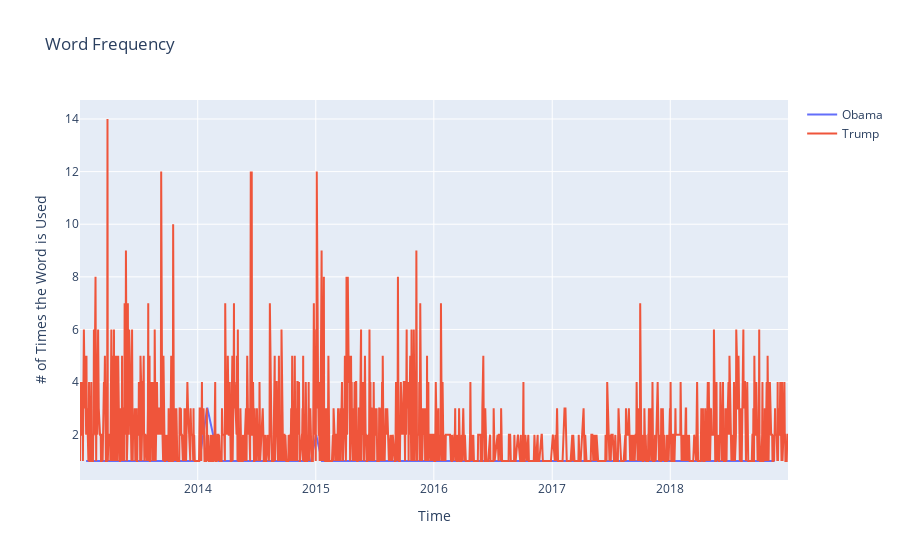

This figure's notebook cell:
### Code cell
show_word_frequency('great')

### Figure 1 — Plotly figure (JSON) as saved in the notebook; plotly's stock layout.template omitted (floating-point values rounded to 4 significant figures; data arrays with more than 128 entries replaced by an {"elided": "..."} marker saying what was removed)
{"data": [{"name": "Obama", "type": "scatter", "x": ["2018-11-20", "2018-10-11", "2018-02-22", "2016-09-02", "2016-06-04", "2016-05-02", "2016-02-09", "2016-01-12", "2015-12-29", "2015-12-22", "2015-12-15", "2015-11-20", "2015-08-25", "2015-08-06", "2015-08-04", "2015-07-30", "2015-05-23", "2015-05-15", "2015-05-02", "2015-04-22", "2015-04-20", "2015-04-09", "2015-03-18", "2015-03-07", "2015-01-20", "2015-01-02", "2014-12-17", "2014-10-31", "2014-10-03", "2014-10-02", "2014-09-16", "2014-07-17", "2014-06-30", "2014-06-13", "2014-05-28", "2014-04-01", "2014-03-07", "2014-01-31", "2014-01-30", "2014-01-06", "2013-12-29", "2013-12-01", "2013-11-23", "2013-11-20", "2013-11-19", "2013-08-29", "2013-08-28", "2013-08-22", "2013-08-14", "2013-08-13", "2013-08-04", "2013-07-17", "2013-07-05", "2013-06-21", "2013-06-07", "2013-04-02", "2013-03-28", "2013-03-07", "2013-02-12", "2013-02-11", "2013-02-07", "2013-01-21"], "y": [1, 1, 1, 1, 1, 1, 1, 1, 1, 1, 1, 1, 1, 1, 1, 1, 1, 1, 1, 1, 1, 1, 1, 1, 1, 2, 1, 1, 1, 1, 1, 1, 1, 1, 1, 1, 1, 3, 3, 1, 1, 1, 1, 1, 1, 1, 1, 1, 1, 1, 1, 1, 1, 1, 1, 1, 1, 1, 1, 1, 1, 1]}, {"name": "Trump", "type": "scatter", "x": {"elided": "1370 str values"}, "y": {"elided": "1370 int values"}}], "layout": {"title": {"text": "Word Frequency"}, "xaxis": {"anchor": "y", "domain": [0, 1], "title": {"text": "Time"}}, "yaxis": {"anchor": "x", "domain": [0, 1], "title": {"text": "# of Times the Word is Used"}}}}
